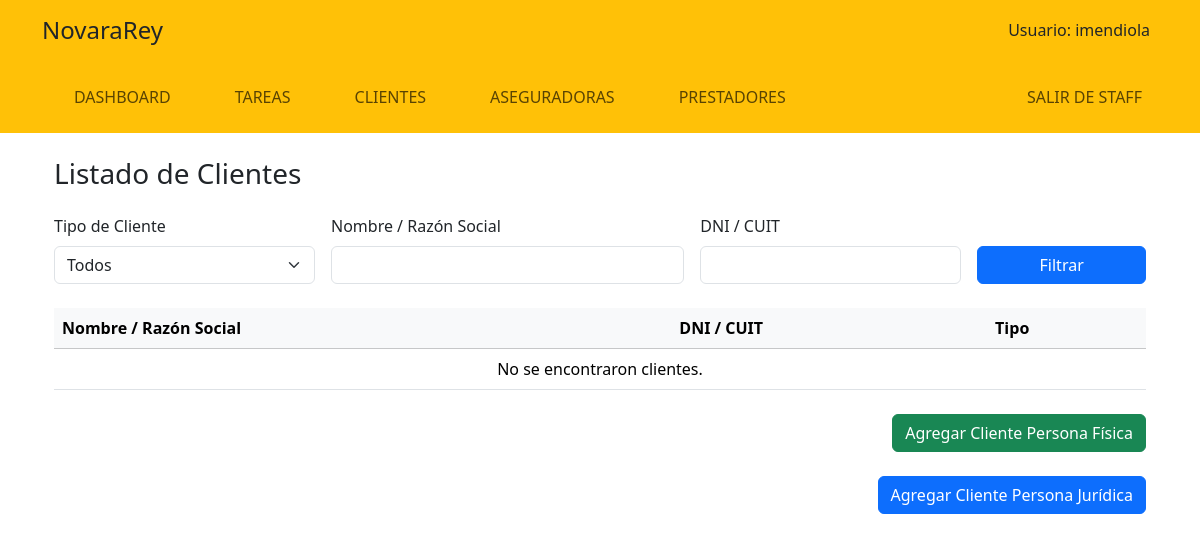
/staff/clientes/ (signed in), run on an earlier commit of the app's database.
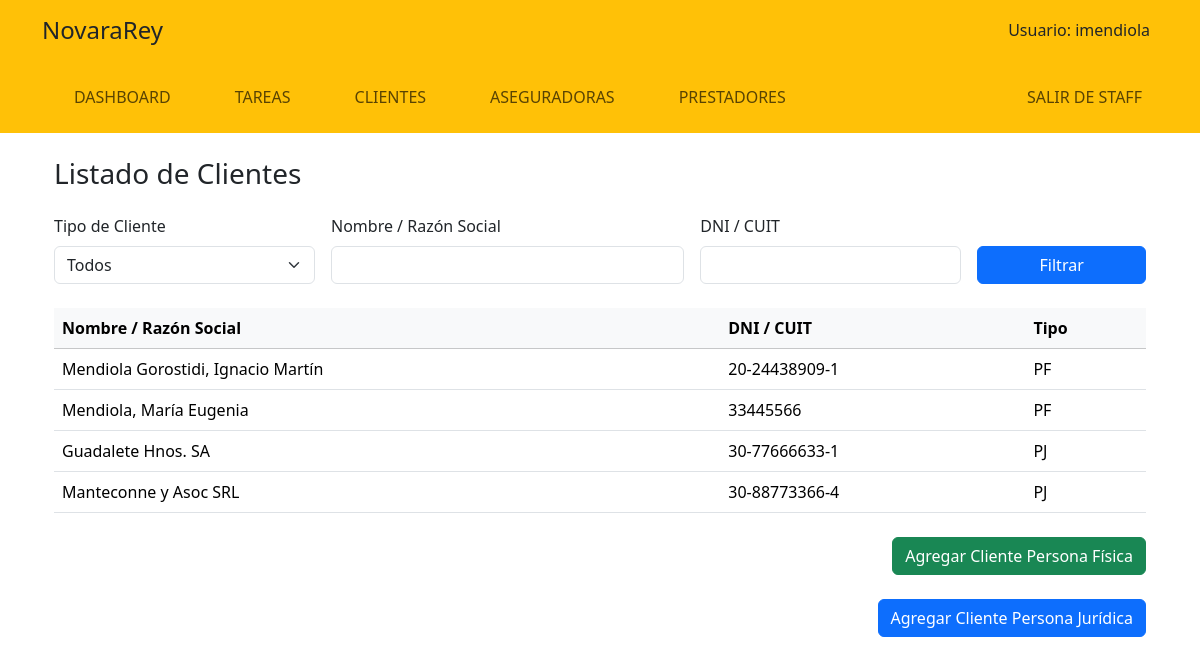
And on a later commit of the database.
### ClientesApp/models.py (models this page shows, shortened)
class Cliente(models.Model):
    condicion_iva = models.CharField(max_length=2, choices=CondicionIVA.choices)
    direccion = models.ForeignKey(Address, on_delete=models.SET_NULL, null=True, blank=True)
    telefonos = models.ManyToManyField(TelefonoCte, blank=True)
    emails = models.ManyToManyField(EmailCte, blank=True)
    notas = models.TextField(blank=True)
    class Meta:
        abstract = False

class ClientePersonaFisica(Cliente):
    nombre = models.CharField(max_length=100)
    apellido = models.CharField(max_length=100)
    dni = models.CharField(max_length=20)
    fecha_nacimiento = models.DateField(blank=True, null=True)

class ClientePersonaJuridica(Cliente):
    razon_social = models.CharField(max_length=100)
    cuit = models.CharField(max_length=20)

### ClientesApp/views.py (the view)
# urls.py: path('', vista_clientes, name='clientes_main'),
@login_required(login_url='/login/login/')
def vista_clientes(request):
    filtro_nombre = request.GET.get('nombre', '').strip()
    filtro_identificador = request.GET.get('identificador', '').strip()
    filtro_tipo = request.GET.get('tipo', '')
    clientes_pf = ClientePersonaFisica.objects.filter(
        Q(nombre__icontains=filtro_nombre) | Q(apellido__icontains=filtro_nombre),
        dni__icontains=filtro_identificador
    )
    print(f'cantidad de clientes PF: {clientes_pf.count()}')
    clientes_pj = ClientePersonaJuridica.objects.filter(
        razon_social__icontains=filtro_nombre,
        cuit__icontains=filtro_identificador
    )
    print(f'cantidad de clientes PJ: {clientes_pj.count()}')
    if filtro_tipo == 'PF':
        clientes = list(clientes_pf)
    elif filtro_tipo == 'PJ':
        clientes = list(clientes_pj)
    else:
        clientes = list(clientes_pf) + list(clientes_pj)
    return render(request, 'ClientesApp/clientes_main.html', {
        'filtro_tipo': filtro_tipo,
        'filtro_nombre': filtro_nombre,
        'filtro_identificador': filtro_identificador,
        'clientes': clientes
    })

### ClientesApp/templatetags/cliente_extras.py (called while the page is built)
@register.filter
def has_attr(obj, attr_name):
    return hasattr(obj, attr_name)

### ClientesApp/templates/ClientesApp/clientes_main.html (shortened to what this page needs)
{% extends "StaffApp/baseStaff.html" %}
{% load cliente_extras %}
{% block content %}
<div class="container mt-4">
  <h3 class="mb-4">Listado de Clientes</h3>
  <form method="get" class="row g-3 mb-4">
    <div class="col-md-3">
      <label for="tipo" class="form-label">Tipo de Cliente</label>
      <select name="tipo" id="tipo" class="form-select">
        <option value="">Todos</option>
      </select>
    </div>
    <div class="col-md-4">
      <label for="nombre" class="form-label">Nombre / Razón Social</label>
      <input type="text" name="nombre" id="nombre" class="form-control" value="{{ filtro_nombre }}">
    </div>
    <div class="col-md-3">
      <label for="identificador" class="form-label">DNI / CUIT</label>
      <input type="text" name="identificador" id="identificador" class="form-control" value="{{ filtro_identificador }}">
    </div>
    <div class="col-md-2 d-flex align-items-end">
      <button type="submit" class="btn btn-primary w-100">Filtrar</button>
    </div>
  </form>
  <table class="table table-hover">
    <thead class="table-light">
      <tr>
        <th>Nombre / Razón Social</th>
        <th>DNI / CUIT</th>
        <th>Tipo</th>
      </tr>
    </thead>
    <tbody>
      {% for cliente in clientes %}
        <tr ondblclick="redirigirCliente({{ cliente.id }})">
          <td>
            {% if cliente|has_attr:'clientepersonafisica' %}
              {{ cliente.clientepersonafisica.apellido }}, {{ cliente.clientepersonafisica.nombre }}
            {% elif cliente|has_attr:'clientepersonajuridica' %}
              {{ cliente.clientepersonajuridica.razon_social }}
            {% endif %}
          </td>
          <td>
            {% if cliente|has_attr:'clientepersonafisica' %}
              {{ cliente.clientepersonafisica.dni }}
            {% elif cliente|has_attr:'clientepersonajuridica' %}
              {{ cliente.clientepersonajuridica.cuit }}
            {% endif %}
          </td>
          <td>
            {% if cliente|has_attr:'clientepersonafisica' %} PF {% else %} PJ {% endif %}
          </td>
        </tr>
      {% empty %}
        <tr>
          <td colspan="3" class="text-center">No se encontraron clientes.</td>
        </tr>
      {% endfor %}
    </tbody>
  </table>
  <div class="d-flex justify-content-end mt-4">
    <a href="{% url 'cliente_create' 'PF' %}" class="btn btn-success">Agregar Cliente Persona Física</a>
  </div>
  <div class="d-flex justify-content-end mt-4">
    <a href="{% url 'cliente_create' 'PJ' %}" class="btn btn-primary">Agregar Cliente Persona Jurídica</a>
  </div>
</div>
{% endblock %}

### StaffApp/templates/StaffApp/baseStaff.html (shortened to what this page needs)
<!DOCTYPE html>
<html lang="es">
<head>
    {% load static %}
    <link href="https://cdn.jsdelivr.net/npm/bootstrap@5.3.3/dist/css/bootstrap.min.css" rel="stylesheet">
    <link rel="stylesheet" href="https://cdn.jsdelivr.net/npm/bootstrap-icons@1.11.3/font/bootstrap-icons.min.css">
    <link rel="stylesheet" href="{% static 'css/styles.css' %}">
</head>
<body>
    <header class="bg-warning text-dark mb-4">
        <div class="container">
            <div class="row align-items-center py-3">
                <div class="col-6 col-md-4">
                    <h1 class="h4 m-0">NovaraRey</h1>
                </div>
                <div class="col-6 col-md-8 text-end">
                    <div id="login-area">
                        {% if user.is_authenticated %}
                            <span class="me-2">Usuario: {{ user.get_username }}</span>
                        {% endif %}
                    </div>
                </div>
            </div>
            <nav class="navbar navbar-expand-lg bg-warning py-lg-3" id="mainNav">
                <div class="container px-0">
                    <div class="collapse navbar-collapse" id="navbarResponsive">
                        <ul class="navbar-nav me-auto">
                            <li class="nav-item {% if request.path == '/dashboard/' %}active{% endif %} px-lg-4">
                                <a class="nav-link text-uppercase text-expanded" href="#">Dashboard</a>
                            </li>
                            <li class="nav-item {% if request.path == '/tareas/' %}active{% endif %} px-lg-4">
                                <a class="nav-link text-uppercase text-expanded" href="{% url 'tareas_main' %}">Tareas</a>
                            </li>
                            <li class="nav-item {% if request.path == '/clientes/' %}active{% endif %} px-lg-4">
                                <a class="nav-link text-uppercase text-expanded" href="{% url 'clientes_main' %}">Clientes</a>
                            </li>
                            <li class="nav-item {% if request.path == '/aseguradoras/' %}active{% endif %} px-lg-4">
                                <a class="nav-link text-uppercase text-expanded" href="{% url 'aseguradoras_main' %}">Aseguradoras</a>
                            </li>
                            <li class="nav-item {% if request.path == '/prestadores/' %}active{% endif %} px-lg-4">
                                <a class="nav-link text-uppercase text-expanded" href="{% url 'prestadores_main' %}">Prestadores</a>
                            </li>
                        </ul>
                        <ul class="navbar-nav ms-auto">
                            <li class="nav-item px-lg-2">
                                <a class="nav-link text-uppercase text-expanded" href="{% url 'home' %}">Salir de Staff</a>
                            </li>
                        </ul>
                    </div>
                </div>
            </nav>
        </div>
    </header>
    <main class="container mb-5">
        {% block content %}
        {% endblock %}
    </main>
</body>
</html>

What changed in the data, as far as the page shows it:
added ClientePersonaFisica: clientepersonafisica.apellido "Mendiola Gorostidi", clientepersonafisica.nombre "Ignacio Martín", clientepersonafisica.dni "20-24438909-1", shows "PF"
added ClientePersonaFisica: clientepersonafisica.apellido "Mendiola", clientepersonafisica.nombre "María Eugenia", clientepersonafisica.dni "33445566", shows "PF"
added ClientePersonaJuridica: clientepersonajuridica.razon_social "Guadalete Hnos. SA", clientepersonajuridica.cuit "30-77666633-1", shows "PJ"
added ClientePersonaJuridica: clientepersonajuridica.razon_social "Manteconne y Asoc SRL", clientepersonajuridica.cuit "30-88773366-4", shows "PJ"
Also different on the page:
text no longer shown: "No se encontraron clientes."
